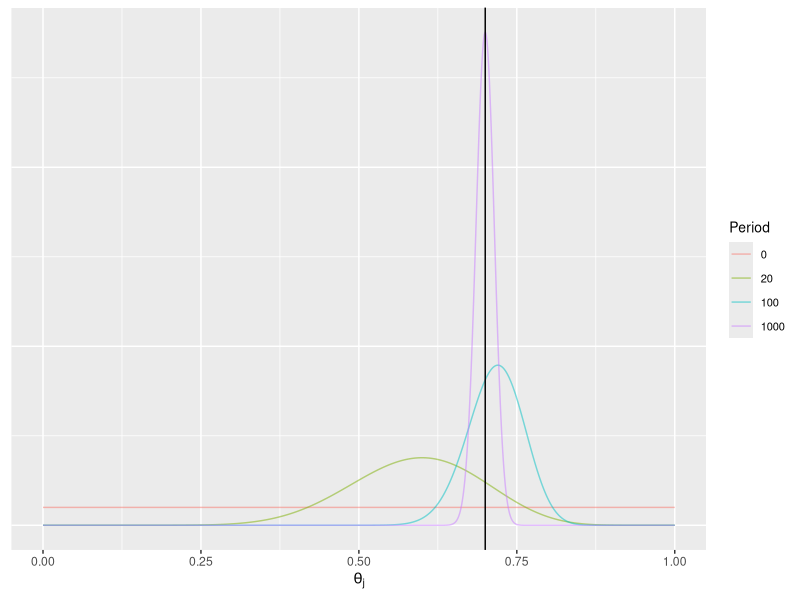
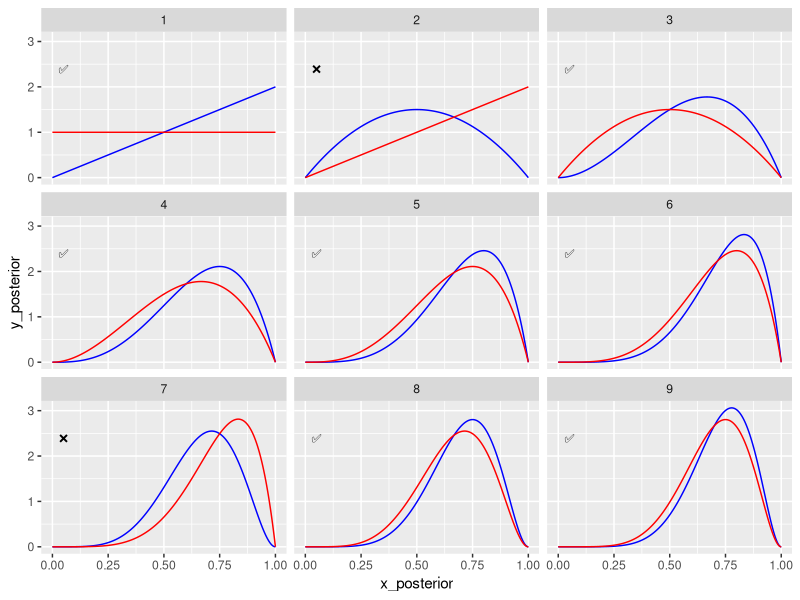
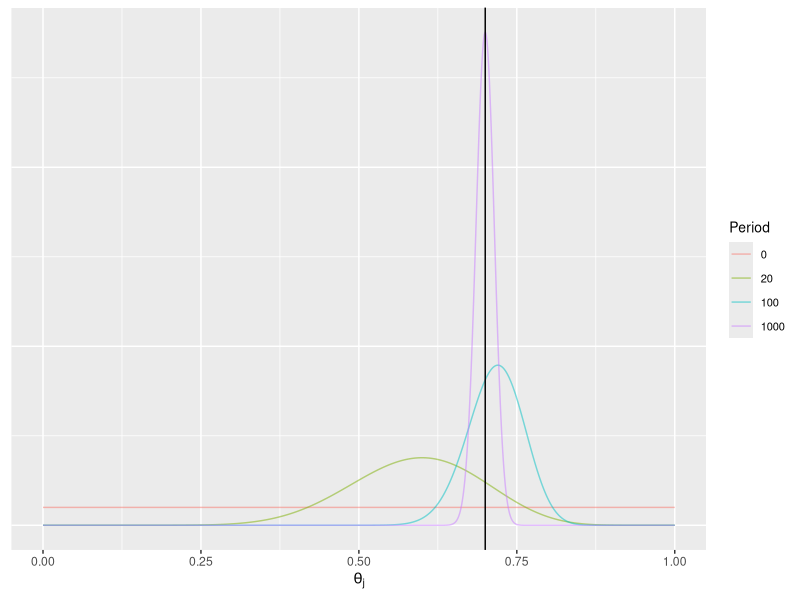
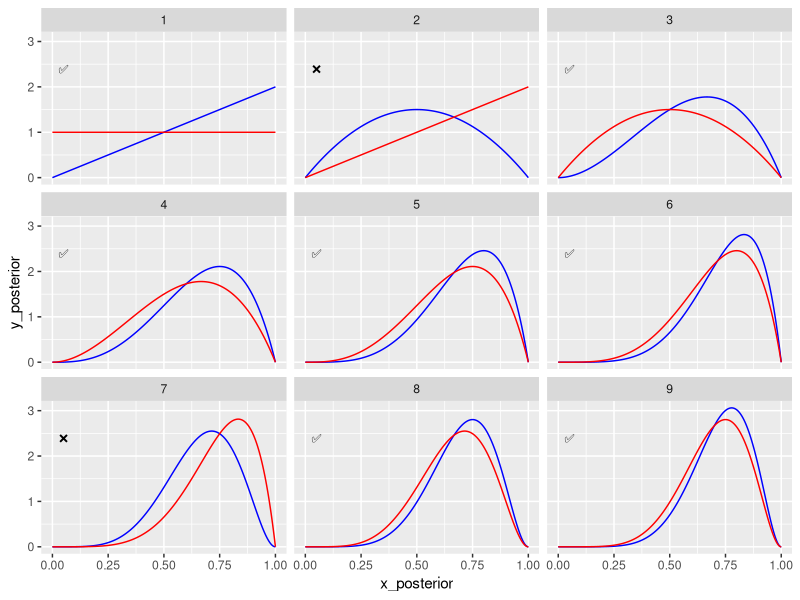

The R script that drew these images, in order:
library(tidyverse)

set.seed(555)

FIGS_FOLDER <- fs::path("figs")

PURCHASE_PROBABILITY <- 0.7
PARAM_VALUES <- seq(0, 1, length = 1000)
ALPHA_PRIOR = 1
BETA_PRIOR = 1

# Starting point
prior <- tibble(
  alpha = ALPHA_PRIOR,
  beta = BETA_PRIOR,
  period = 0,
  purchase = NA,
  points = list(tibble(
    x = PARAM_VALUES, y = dbeta(PARAM_VALUES, alpha, beta)
  ))
)

# Simulations
posteriors <- tibble(purchase = rbinom(1000, 1, PURCHASE_PROBABILITY)) %>%
  mutate(
    period = row_number(),
    alpha = cumsum(purchase) + ALPHA_PRIOR,
    beta = period - cumsum(purchase) + BETA_PRIOR
  ) %>%
  mutate(points = map2(alpha, beta, function(alpha, beta)
    tibble(
      x = PARAM_VALUES, y = dbeta(PARAM_VALUES, alpha, beta)
    )))

simulation <- bind_rows(prior, posteriors) %>%
  unnest(points)

simulation %>%  
  group_by(period) %>%
  summarise(alpha = max(alpha), beta = max(beta)) %>%
  mutate(mean = alpha / (alpha + beta))

bayesian_updating <- simulation %>%
  filter(period %in% c(0, 20, 100, 1000)) %>% 
  ggplot(aes(x, y, color = factor(period))) +
  geom_line(alpha = 1 / 2) +
  scale_y_continuous() +
  geom_vline(xintercept = PURCHASE_PROBABILITY) +
  labs(x = expression(theta[j]), y = NULL, color = 'Period') +
  theme(axis.text.y = element_blank(),
        axis.ticks.y = element_blank(),
        legend.title = element_text(size=10),
        legend.text=element_text(size=8)
        )
bayesian_updating
ggsave(plot = bayesian_updating, FIGS_FOLDER / 'bayesian_updating.png', width = 10, height = 6, units = 'cm')


bayesian_updating2 <- bind_rows(prior, posteriors) %>% 
  mutate(prior = lag(points), posterior = points) %>%
  select(-points) %>% 
  filter(period %in% 1:9) %>% 
  mutate(posterior = map(posterior, function(posterior) {
    colnames(posterior) <- c('x_posterior', 'y_posterior')
    return(posterior)
  })) %>% 
  unnest(c(prior, posterior)) %>% 
  ggplot() +
  geom_line(aes(x_posterior, y_posterior), color='blue') +
  geom_line(aes(x, y), color='red') +
  geom_text(data=function(data) {
    data %>% 
      group_by(period) %>% 
      summarise(purchase = max(purchase))
  }, aes(x=0.05, y=2.4, label = if_else(as.logical(purchase), "✅", "❌")), size=3) +
  facet_wrap(~period)
bayesian_updating2
ggsave(plot = bayesian_updating2, FIGS_FOLDER / 'bayesian_updating2.png', width = 10, height = 6, units = 'cm')
